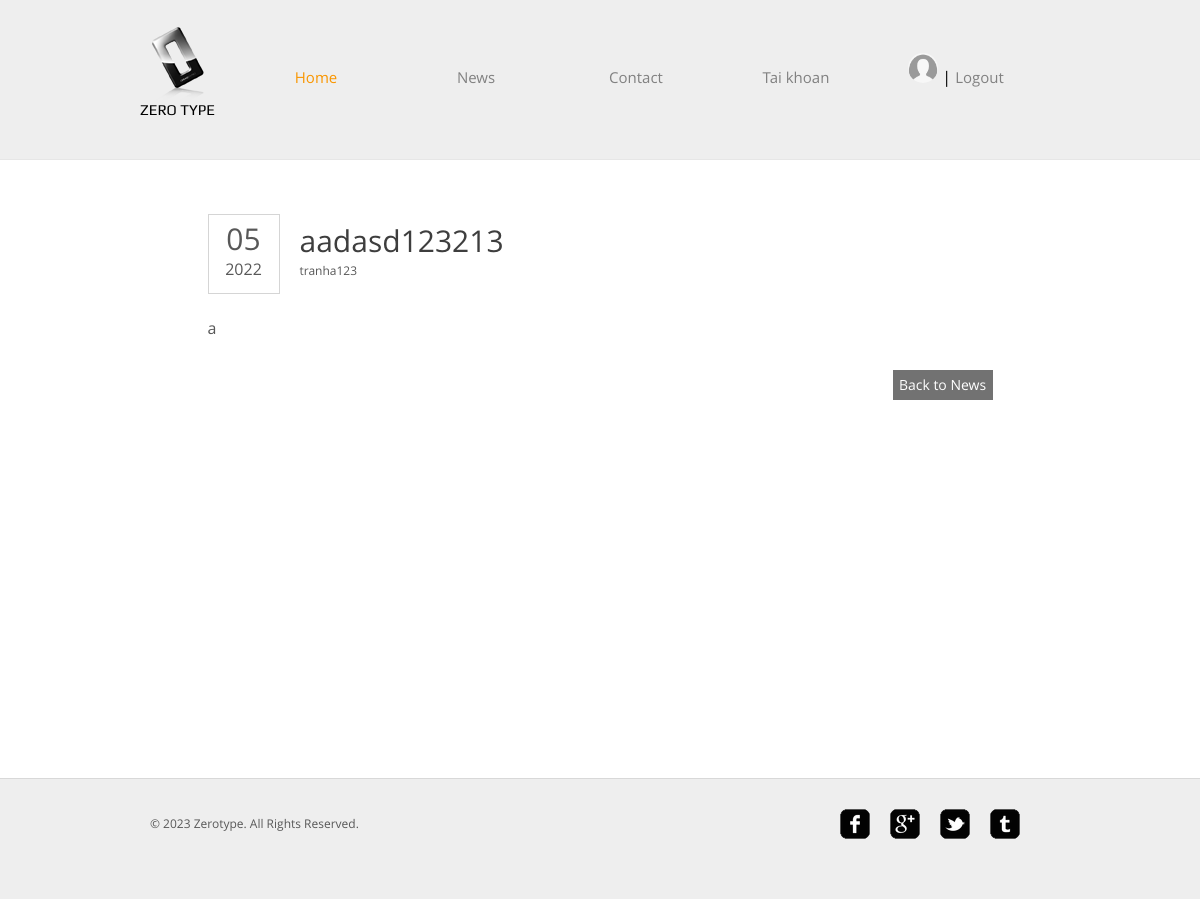
The page /post.php?id=3 (signed in) on the database its author committed.
### tables this page shows
CREATE TABLE `users` (
  `id` int(11) NOT NULL,
  `username` char(100) NOT NULL,
  `gender` char(3) NOT NULL,
  `email` char(100) NOT NULL,
  `phone` char(100) NOT NULL,
  `password` char(100) NOT NULL,
  `hobby` char(100) NOT NULL,
  `avatar` char(100) NOT NULL,
  `role` int(11) DEFAULT 2
);

CREATE TABLE `news` (
  `id` int(11) NOT NULL,
  `category_id` int(11) NOT NULL,
  `user_id` int(11) NOT NULL,
  `title` text NOT NULL,
  `s_content` text DEFAULT NULL,
  `l_content` text NOT NULL,
  `date` date NOT NULL,
  `state` int(11) NOT NULL DEFAULT 0 COMMENT '0: new | 1: posted',
  `number` int(11) NOT NULL DEFAULT 0 COMMENT 'number of reads'
);

### src/control.php (called while the page is built, shortened)
<?php
include 'connect.php';
class Data
{
  public function select_user($email)
  {
    global $conn;
    if ($email == 'all') {
      $sql = "SELECT * FROM users";
    } else {
      $sql = "SELECT * FROM users WHERE email = '$email'";
    }
    $run = mysqli_query($conn, $sql);
    return $run;
  }
}

### src/new.php (called while the page is built, shortened)
<?php
include_once 'src/connect.php';
include_once 'control.php';
class News
{
  public static function getNewById( $id)
  {
    global $conn;
    $sql =
      "SELECT news.*, users.username as author
      FROM
      news INNER JOIN users
      ON news.user_id = users.id
    WHERE news.id = $id";
    $run = mysqli_query($conn, $sql);
    return $run;
  }
}

### post.php (the view, shortened to what this page needs)
<?php
include 'src/control.php';
include 'src/new.php';
$result = News::getNewById($_GET['id']);
$new = mysqli_fetch_assoc($result);
?>
<!DOCTYPE HTML>
<html>
<head>
	<link rel="stylesheet" href="css/style.css" type="text/css">
</head>
<body>
	<?php include 'src/header.php' ?>
	<div id="contents">
		<div class="post">
			<div class="date">
				<p>
					<span><?php echo date('m', strtotime($new['date'])) ?></span>
					<?php echo date('Y', strtotime($new['date'])) ?>
				</p>
			</div>
			<h1>
				<?php echo $new['title'] ?>
				<span class="author"><?php echo $new['author'] ?></span>
			</h1>
			<p>
				<?php echo $new['l_content']; ?>
			</p>
			<span><a href="news.php" class="more">Back to News</a></span>
		</div>
	</div>
	<?php include 'src/footer.php' ?>
</body>
</html>

### src/header.php (shortened to what this page needs)
<?php
include_once 'connect.php';
include_once 'control.php';
$data = new Data();
if (!empty($_SESSION['user'])) {
	$result = $data->select_user($_SESSION['user']);
	$user = mysqli_fetch_assoc($result);
}
?>
<div id="header">
	<div>
		<div class="logo">
			<a href="index.php">Zero Type</a>
		</div>
		<ul id="navigation">
			<li class="active">
				<a href="index.php">Home</a>
			</li>
			<li>
				<a href="news.php">News</a>
			</li>
			<li>
				<a href="contact.php">Contact</a>
			</li>
			<li>
				<a href="taikhoan.php">Tai khoan</a>
			</li>
			<li>
				<?php if (empty($_SESSION['user'])) { ?>
						<a href="login.php">Login</a> |
						<a href="register.php">Register</a>
				<?php } else {
					echo "<div>";
					if (!empty($user['avatar'])) {
						echo "<a href='update.php'><img style='width: 30px;height: 30px;border-radius: 50%;' src='{$user['avatar']}' onerror='onLoadAvatarErr(this)' /></a>";
					}
				?> |
					<a href="logout.php">Logout</a>
				<?php echo "</div>";
				} ?>
			</li>
		</ul>
	</div>
</div>

### css/style.css (style rules this page uses)
body { background-color: #fff; font-family: 'OpenSans'; margin: 0; }
img { border: 0; }
.clearfix:after, #contents:after { clear:both; content:""; display:block; height:1%; line-height:0; visibility:hidden; }
#header { background-color: #eee; border-bottom: 1px solid #e6e6e6; padding: 27px 0; }
#header > div, #footer > div { width: 920px; margin: 0 auto; padding: 0 20px; }
#header .logo { float: left; margin-right: 20px; }
#header .logo a { background: url(../images/logo.png) no-repeat center top; color: #000; display: block; font: 15px/30px 'Play'; height: 20px; width: 76px; padding-top: 68px; text-decoration: none; text-transform: uppercase; }
#navigation { display: inline-block; list-style: none; line-height: 100px; margin: 0; padding: 0; }
#navigation li { float: left; width: 160px; text-align: center; }
#navigation li a { color: #818181; font-size: 15px; line-height: 30px; text-decoration: none; }
#navigation li.active a { color: #f99600; }
#contents { min-height: 510px; width: 880px; margin: 0 auto; padding: 54px 40px; }
h1 { color: #3e3e3e; font-size: 30px; font-weight: normal; line-height: 30px; margin: 0 0 30px; }
p { color: #585858; font-size: 16px; line-height: 24px; margin: 0 0 30px; }
.date { float: left; height: 78px; width: 70px; margin-right: 20px; border: 1px solid #d5d5d5; text-align: center; }
.date p { margin: 12px 0 0; }
.date p span { display: block; font-size: 30px; margin-bottom: 6px; }
.author { color: #585858; display: block; font-size: 12px; }
.more { background-color: #727272; color: #fff; display: inline-block; font-size: 14px; line-height: 30px; width: 100px; text-align: center; text-decoration: none; }
.news li > p span, .post > span { display: block; text-align: right; }
.post { width: 785px; margin: 0 auto; }
.post h1 { padding-top: 12px; }

### post.php (style rules this page uses)
p { word-break: break-word; }

### rows shown on the page
users: avatar (placeholder picture)
news: date "05", date "2022", title "aadasd123213", user.username "tranha123", l_content "a"
